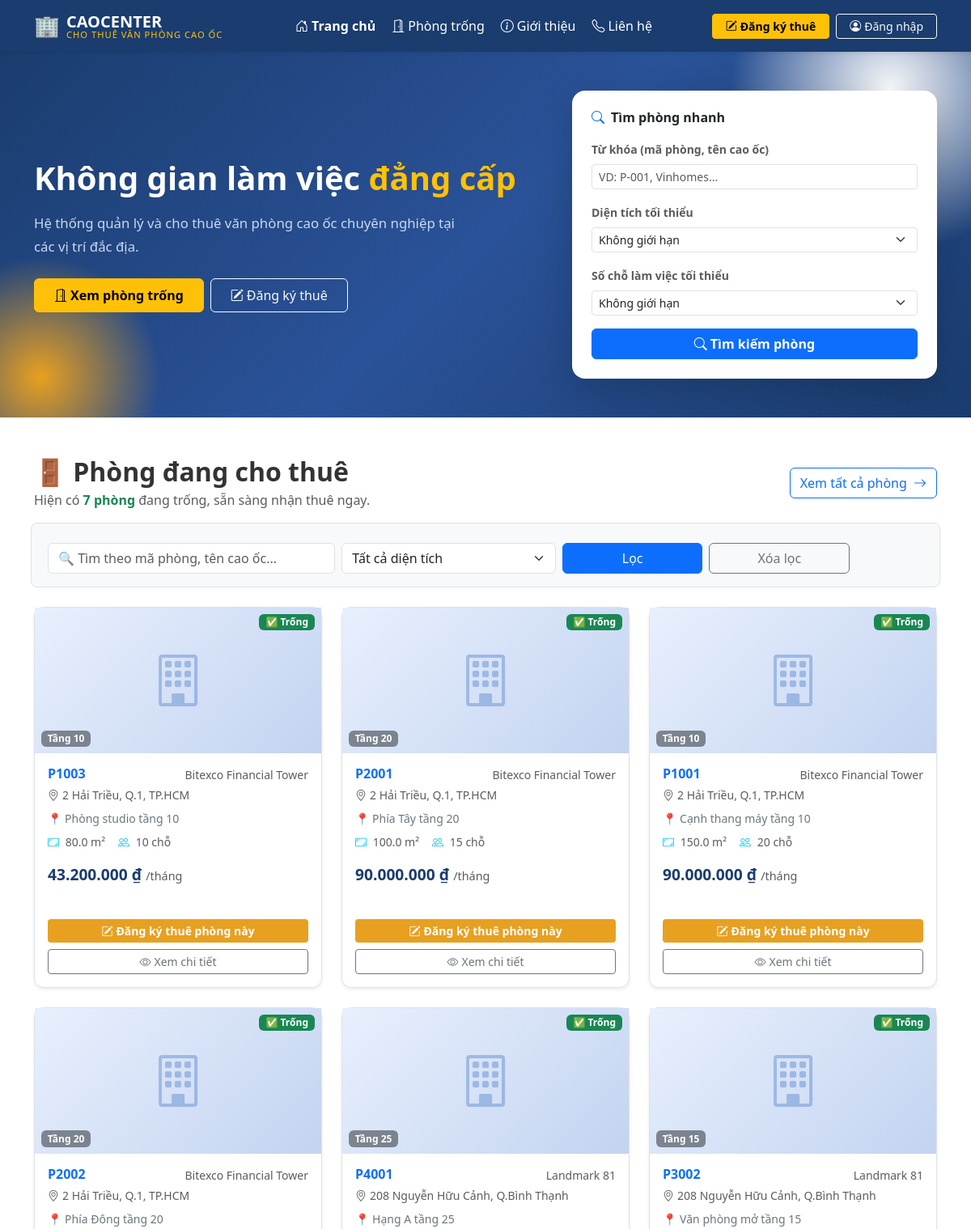
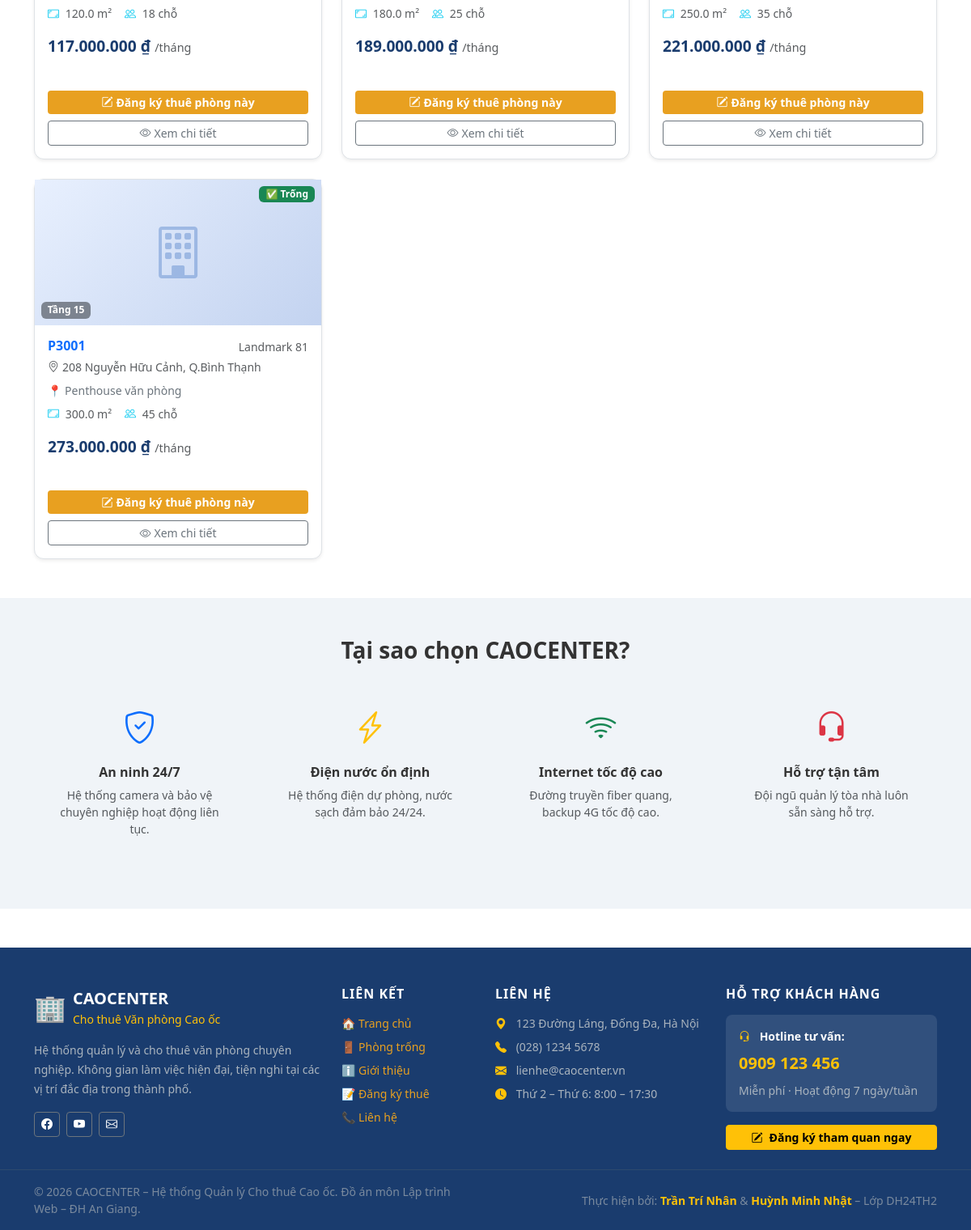
The page / on the database its author committed (2 pictures, top to bottom).
### tables this page shows
CREATE TABLE IF NOT EXISTS PHONG (
    maPhong CHAR(10) PRIMARY KEY,
     
    dienTich DECIMAL(15,2) NOT NULL CHECK (dienTich > 0),
    soChoLamViec INT NOT NULL CHECK (soChoLamViec > 0),
    moTaViTri VARCHAR(200) NULL,
    donGiaM2 DECIMAL(15,2) NOT NULL CHECK (donGiaM2 > 0),
    giaThue DECIMAL(15,2) DEFAULT 0,
    trangThai VARCHAR(20) DEFAULT "Trống",
    maTang CHAR(10) NOT NULL,
    FOREIGN KEY (maTang) REFERENCES TANG(maTang) ON DELETE CASCADE ON UPDATE CASCADE
);

CREATE TABLE IF NOT EXISTS TANG (
    maTang CHAR(10) PRIMARY KEY,
    soTang INT NOT NULL CHECK (soTang >= 1),
    heSoGia DECIMAL(5,2) NOT NULL DEFAULT 1.00 CHECK (heSoGia > 0),
    maCaoOc CHAR(10) NOT NULL,
    FOREIGN KEY (maCaoOc) REFERENCES CAO_OC(maCaoOc) ON DELETE CASCADE ON UPDATE CASCADE
);

CREATE TABLE IF NOT EXISTS CAO_OC (
    maCaoOc CHAR(10) PRIMARY KEY,
    tenCaoOc VARCHAR(100) NOT NULL,
    diaChi VARCHAR(200) NOT NULL,
    moTa TEXT NULL,
     
    tongDienTich DECIMAL(15,2) NOT NULL CHECK (tongDienTich >= 0)
);

### thuvien.php (called while the page is built, shortened)
<?php
function dinhDangTien($soTien) {
    return number_format((float)$soTien, 0, ',', '.') . ' ₫';
}
function e($chuoi) {
    return htmlspecialchars($chuoi ?? '', ENT_QUOTES, 'UTF-8');
}

### index.php (the view, shortened to what this page needs)
<?php
require_once "cauhinh.php";
require_once "thuvien.php";
$loc_timkiem      = trim(isset($_GET['timkiem']) ? $_GET['timkiem'] : '');
$sql = "SELECT
            p.maPhong,
            p.dienTich,
            p.soChoLamViec,
            p.moTaViTri,
            p.donGiaM2,
            p.trangThai,
            t.soTang,
            t.heSoGia,
            c.tenCaoOc,
            c.diaChi,
            ROUND(p.donGiaM2 * p.dienTich * t.heSoGia, 0) AS giaThue
        FROM PHONG p
        JOIN TANG   t ON p.maTang  = t.maTang
        JOIN CAO_OC c ON t.maCaoOc = c.maCaoOc
        WHERE p.trangThai = 'Trống'";
$sql .= " ORDER BY giaThue ASC LIMIT 12";
$result = $conn->query($sql);
$result_count = $conn->query("SELECT COUNT(*) AS total FROM PHONG WHERE trangThai = 'Trống'");
$totalPhongTrong = $result_count ? (int)$result_count->fetch_assoc()['total'] : 0;
?>
<?php include_once "includes/header.php"; ?>
<?php include_once "includes/navbar.php"; ?>
<?php include_once "includes/banner.php"; ?>
<main class="container my-5">
    <div class="row mb-4 align-items-center">
        <div class="col-md-8">
            <h2 class="fw-bold mb-1">🚪 Phòng đang cho thuê</h2>
            <p class="text-muted mb-0">
                Hiện có <strong class="text-success"><?php echo $totalPhongTrong; ?> phòng</strong>
                đang trống, sẵn sàng nhận thuê ngay.
            </p>
        </div>
        <div class="col-md-4 text-md-end mt-3 mt-md-0">
            <a href="<?php echo BASE_URL; ?>/phong_trong.php" class="btn btn-outline-primary">
                Xem tất cả phòng <i class="bi bi-arrow-right ms-1"></i>
            </a>
        </div>
    </div>
    <form method="GET" action="<?php echo BASE_URL; ?>/index.php"
          class="row g-2 mb-4 p-3 bg-light rounded-3 border">
        <div class="col-md-4">
            <input type="text" name="timkiem" class="form-control"
                   placeholder="🔍 Tìm theo mã phòng, tên cao ốc..."
                   value="<?php echo e($loc_timkiem); ?>">
        </div>
        <div class="col-md-3">
            <select name="dienTich_min" class="form-select">
                <option value="">Tất cả diện tích</option>
            </select>
        </div>
        <div class="col-md-2">
            <button type="submit" class="btn btn-primary w-100">Lọc</button>
        </div>
        <div class="col-md-2">
            <a href="<?php echo BASE_URL; ?>/index.php" class="btn btn-outline-secondary w-100">Xóa lọc</a>
        </div>
    </form>
    <div class="row row-cols-1 row-cols-md-2 row-cols-lg-3 g-4">
        <?php
        if (!$result || $result->num_rows === 0):
        ?>
            <div class="col-12">
                <div class="alert alert-info text-center py-5">
                    <i class="bi bi-info-circle fs-1 d-block mb-3 text-info"></i>
                    <h5>Không có phòng trống phù hợp với điều kiện lọc.</h5>
                    <p class="text-muted mb-3">Thử thay đổi bộ lọc hoặc liên hệ tư vấn viên để được hỗ trợ.</p>
                    <a href="<?php echo BASE_URL; ?>/index.php" class="btn btn-outline-primary me-2">Xóa bộ lọc</a>
                    <a href="<?php echo BASE_URL; ?>/lien_he.php" class="btn btn-primary">Liên hệ tư vấn</a>
                </div>
            </div>
        <?php
        else:
            while ($row = $result->fetch_assoc()):
        ?>
            <div class="col">
                <div class="card card-phong shadow-sm">
                    <div class="position-relative overflow-hidden"
                         style="height:180px; background: linear-gradient(135deg, #e8f0fe, #c3d3f0);">
                        <div class="d-flex align-items-center justify-content-center h-100">
                            <i class="bi bi-building" style="font-size:4rem; color:#4a7cc7; opacity:.4;"></i>
                        </div>
                        <span class="badge bg-success position-absolute top-0 end-0 m-2 px-2 py-1">
                            ✅ Trống
                        </span>
                        <span class="badge bg-dark bg-opacity-50 position-absolute bottom-0 start-0 m-2">
                            Tầng <?php echo e($row['soTang']); ?>
                        </span>
                    </div>
                    <div class="card-body">
                        <div class="d-flex justify-content-between align-items-start mb-1">
                            <h6 class="card-title fw-bold mb-0 text-primary">
                                <?php echo e($row['maPhong']); ?>
                            </h6>
                            <small class="text-muted"><?php echo e($row['tenCaoOc']); ?></small>
                        </div>
                        <p class="text-muted small mb-2">
                            <i class="bi bi-geo-alt me-1"></i><?php echo e($row['diaChi']); ?>
                        </p>
                        <?php if (!empty($row['moTaViTri'])): ?>
                        <p class="small text-secondary mb-2"
                           style="white-space:nowrap; overflow:hidden; text-overflow:ellipsis;"
                           title="<?php echo e($row['moTaViTri']); ?>">
                            📍 <?php echo e($row['moTaViTri']); ?>
                        </p>
                        <?php endif; ?>
                        <div class="d-flex gap-3 text-muted small mb-3">
                            <span>
                                <i class="bi bi-aspect-ratio me-1 text-info"></i>
                                <?php echo number_format($row['dienTich'], 1); ?> m²
                            </span>
                            <span>
                                <i class="bi bi-people me-1 text-info"></i>
                                <?php echo e($row['soChoLamViec']); ?> chỗ
                            </span>
                        </div>
                        <div class="gia-thue mb-3">
                            <?php echo dinhDangTien($row['giaThue']); ?>
                            <span class="text-muted fw-normal" style="font-size:.9rem;">/tháng</span>
                        </div>
                    </div>
                    <div class="card-footer bg-transparent border-top-0 pb-3 px-3">
                        <div class="d-grid gap-2">
                            <a href="<?php echo BASE_URL; ?>/dang_ky_thue.php?maPhong=<?php echo urlencode($row['maPhong']); ?>"
                               class="btn btn-gold btn-sm">
                                <i class="bi bi-pencil-square me-1"></i>Đăng ký thuê phòng này
                            </a>
                            <a href="<?php echo BASE_URL; ?>/chi_tiet_phong.php?id=<?php echo urlencode($row['maPhong']); ?>"
                               class="btn btn-outline-secondary btn-sm">
                                <i class="bi bi-eye me-1"></i>Xem chi tiết
                            </a>
                        </div>
                    </div>
                </div>
            </div>
        <?php
            endwhile;
        endif;
        ?>
    </div>
</main>
<section class="py-5" style="background-color: #f0f4f8;">
    <div class="container">
        <h3 class="fw-bold text-center mb-4">Tại sao chọn CAOCENTER?</h3>
        <div class="row g-4 text-center">
            <div class="col-md-3">
                <div class="p-4">
                    <i class="bi bi-shield-check fs-1 text-primary mb-3 d-block"></i>
                    <h6 class="fw-bold">An ninh 24/7</h6>
                    <p class="text-muted small">Hệ thống camera và bảo vệ chuyên nghiệp hoạt động liên tục.</p>
                </div>
            </div>
            <div class="col-md-3">
                <div class="p-4">
                    <i class="bi bi-lightning-charge fs-1 text-warning mb-3 d-block"></i>
                    <h6 class="fw-bold">Điện nước ổn định</h6>
                    <p class="text-muted small">Hệ thống điện dự phòng, nước sạch đảm bảo 24/24.</p>
                </div>
            </div>
            <div class="col-md-3">
                <div class="p-4">
                    <i class="bi bi-wifi fs-1 text-success mb-3 d-block"></i>
                    <h6 class="fw-bold">Internet tốc độ cao</h6>
                    <p class="text-muted small">Đường truyền fiber quang, backup 4G tốc độ cao.</p>
                </div>
            </div>
            <div class="col-md-3">
                <div class="p-4">
                    <i class="bi bi-headset fs-1 text-danger mb-3 d-block"></i>
                    <h6 class="fw-bold">Hỗ trợ tận tâm</h6>
                    <p class="text-muted small">Đội ngũ quản lý tòa nhà luôn sẵn sàng hỗ trợ.</p>
                </div>
            </div>
        </div>
    </div>
</section>
<?php
include_once "includes/footer.php";
?>

### rows shown on the page
phong: maTang.soTang "10", maPhong "P1003", cao_oc.tenCaoOc "Bitexco Financial Tower", cao_oc.diaChi "2 Hải Triều, Q.1, TP.HCM", moTaViTri "Phòng studio tầng 10", dienTich "80.0", soChoLamViec "10", giaThue "43.200.000 ₫"
phong: maTang.soTang "20", maPhong "P2001", cao_oc.tenCaoOc "Bitexco Financial Tower", cao_oc.diaChi "2 Hải Triều, Q.1, TP.HCM", moTaViTri "Phía Tây tầng 20", dienTich "100.0", soChoLamViec "15", giaThue "90.000.000 ₫"
phong: maTang.soTang "10", maPhong "P1001", cao_oc.tenCaoOc "Bitexco Financial Tower", cao_oc.diaChi "2 Hải Triều, Q.1, TP.HCM", moTaViTri "Cạnh thang máy tầng 10", dienTich "150.0", soChoLamViec "20", giaThue "90.000.000 ₫"
phong: maTang.soTang "20", maPhong "P2002", cao_oc.tenCaoOc "Bitexco Financial Tower", cao_oc.diaChi "2 Hải Triều, Q.1, TP.HCM", moTaViTri "Phía Đông tầng 20", dienTich "120.0", soChoLamViec "18", giaThue "117.000.000 ₫"
phong: maTang.soTang "25", maPhong "P4001", cao_oc.tenCaoOc "Landmark 81", cao_oc.diaChi "208 Nguyễn Hữu Cảnh, Q.Bình Thạnh", moTaViTri "Hạng A tầng 25", dienTich "180.0", soChoLamViec "25", giaThue "189.000.000 ₫"
phong: maTang.soTang "15", maPhong "P3002", cao_oc.tenCaoOc "Landmark 81", cao_oc.diaChi "208 Nguyễn Hữu Cảnh, Q.Bình Thạnh", moTaViTri "Văn phòng mở tầng 15", dienTich "250.0", soChoLamViec "35", giaThue "221.000.000 ₫"
phong: maTang.soTang "15", maPhong "P3001", cao_oc.tenCaoOc "Landmark 81", cao_oc.diaChi "208 Nguyễn Hữu Cảnh, Q.Bình Thạnh", moTaViTri "Penthouse văn phòng", dienTich "300.0", soChoLamViec "45", giaThue "273.000.000 ₫"

### other values the page prints
$bannerTitle "Không gian làm việc đẳng cấp"
$bannerSubtitle "Hệ thống quản lý và cho thuê văn phòng cao ốc chuyên nghiệp tại các vị trí đắc địa."
$totalPhongTrong "7"
